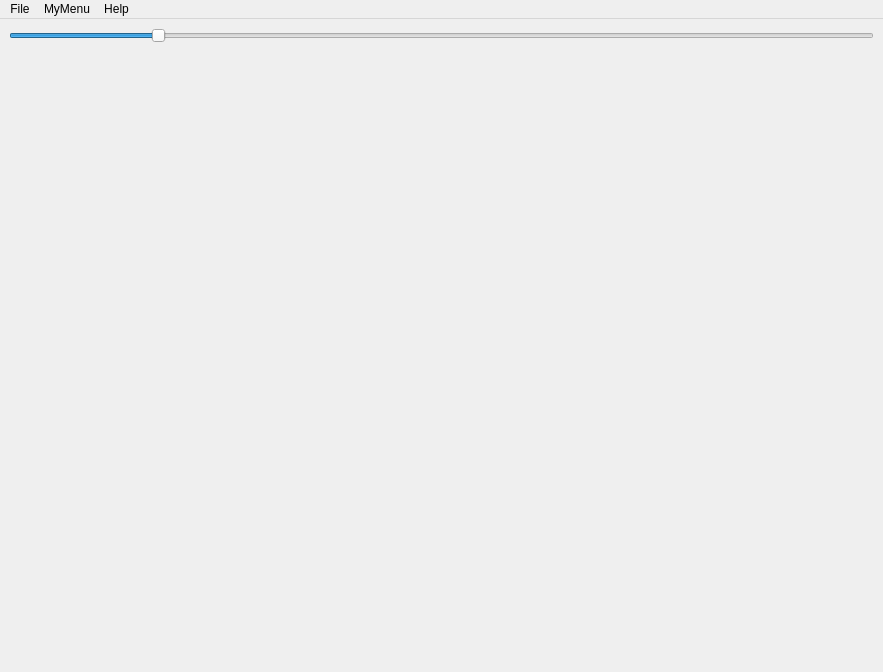
<?xml version="1.0" encoding="UTF-8"?>
<ui version="4.0">
 <class>SimpleVTK</class>
 <widget class="QMainWindow" name="SimpleVTK">
  <property name="geometry">
   <rect>
    <x>0</x>
    <y>0</y>
    <width>883</width>
    <height>672</height>
   </rect>
  </property>
  <property name="windowTitle">
   <string>SimpleView</string>
  </property>
  <property name="windowIcon">
   <iconset>
    <normaloff>:/Icons/help.png</normaloff>:/Icons/help.png</iconset>
  </property>
  <property name="iconSize">
   <size>
    <width>22</width>
    <height>22</height>
   </size>
  </property>
  <widget class="QWidget" name="centralwidget">
   <layout class="QVBoxLayout" name="verticalLayout">
    <item>
     <widget class="QSlider" name="verticalSlider">
      <property name="maximum">
       <number>600</number>
      </property>
      <property name="value">
       <number>100</number>
      </property>
      <property name="orientation">
       <enum>Qt::Horizontal</enum>
      </property>
     </widget>
    </item>
    <item>
     <widget class="QVTKWidget" name="qvtkWidget" native="true"/>
    </item>
   </layout>
  </widget>
  <widget class="QMenuBar" name="menuBar">
   <property name="geometry">
    <rect>
     <x>0</x>
     <y>0</y>
     <width>883</width>
     <height>31</height>
    </rect>
   </property>
   <widget class="QMenu" name="menuFile">
    <property name="title">
     <string>File</string>
    </property>
    <addaction name="actionExit_2"/>
   </widget>
   <widget class="QMenu" name="menuHelp">
    <property name="title">
     <string>Help</string>
    </property>
    <addaction name="actionAbout"/>
   </widget>
   <widget class="QMenu" name="menuMyMenu">
    <property name="title">
     <string>MyMenu</string>
    </property>
   </widget>
   <addaction name="menuFile"/>
   <addaction name="menuMyMenu"/>
   <addaction name="menuHelp"/>
  </widget>
  <action name="actionOpenFile">
   <property name="enabled">
    <bool>true</bool>
   </property>
   <property name="icon">
    <iconset>
     <normaloff>:/Icons/fileopen.png</normaloff>:/Icons/fileopen.png</iconset>
   </property>
   <property name="text">
    <string>Open File...</string>
   </property>
  </action>
  <action name="actionExit">
   <property name="icon">
    <iconset>
     <normaloff/>
    </iconset>
   </property>
   <property name="text">
    <string>Exit</string>
   </property>
  </action>
  <action name="actionPrint">
   <property name="icon">
    <iconset>
     <normaloff>:/Icons/print.png</normaloff>:/Icons/print.png</iconset>
   </property>
   <property name="text">
    <string>Print</string>
   </property>
  </action>
  <action name="actionHelp">
   <property name="icon">
    <iconset>
     <normaloff>:/Icons/help.png</normaloff>:/Icons/help.png</iconset>
   </property>
   <property name="text">
    <string>Help</string>
   </property>
  </action>
  <action name="actionSave">
   <property name="icon">
    <iconset>
     <normaloff>:/Icons/filesave.png</normaloff>:/Icons/filesave.png</iconset>
   </property>
   <property name="text">
    <string>Save</string>
   </property>
  </action>
  <action name="actionExit_2">
   <property name="text">
    <string>Exit</string>
   </property>
  </action>
  <action name="actionMain_Panel">
   <property name="text">
    <string>Main Panel</string>
   </property>
  </action>
  <action name="actionAbout">
   <property name="text">
    <string>About</string>
   </property>
  </action>
 </widget>
 <customwidgets>
  <customwidget>
   <class>QVTKWidget</class>
   <extends>QWidget</extends>
   <header>QVTKWidget.h</header>
  </customwidget>
 </customwidgets>
 <resources/>
 <connections/>
 <slots>
  <slot>pbPushButtonClicked()</slot>
 </slots>
</ui>
